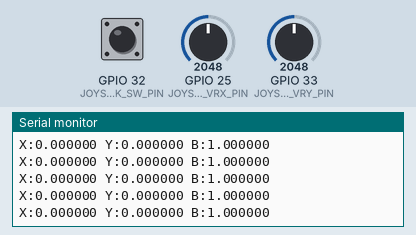
Simulated run of this sketch. Board: ESP32. Shown: the last lines printed to the serial monitor. The test bench sets the inputs (shaded band); at power-on: GPIO 25 (JOYSTICK_VRX_PIN) = 2048, GPIO 33 (JOYSTICK_VRY_PIN) = 2048, GPIO 32 (JOYSTICK_SW_PIN) HIGH. Nothing arrives over Bluetooth unless stated.

Above: at 1.2 s.
1.3 s: GPIO 25 (JOYSTICK_VRX_PIN) set to 2866
At 2.1 s:
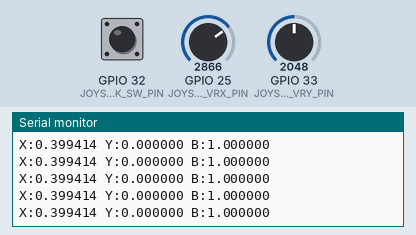
2.8 s: GPIO 33 (JOYSTICK_VRY_PIN) set to 2866
At 3.5 s:
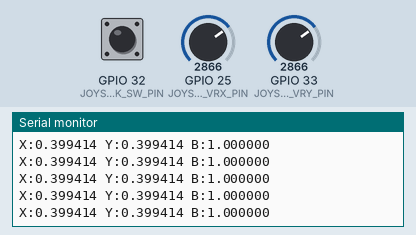
4.3 s: GPIO 32 (JOYSTICK_SW_PIN) pulled LOW for 0.15 s
5.9 s: GPIO 25 (JOYSTICK_VRX_PIN) set to 3603
At 6.5 s:
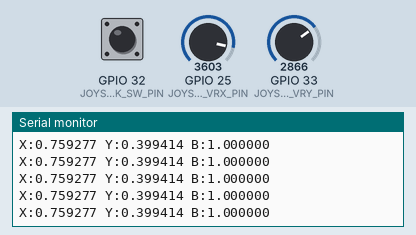
7.4 s: GPIO 32 (JOYSTICK_SW_PIN) pulled LOW for 1 s
At 7.9 s:
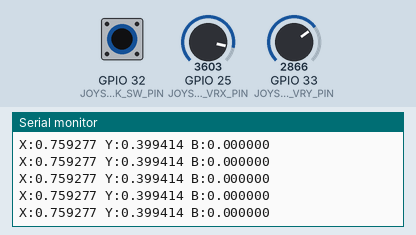
11.4 s: GPIO 33 (JOYSTICK_VRY_PIN) set to 3603
At 12.3 s:
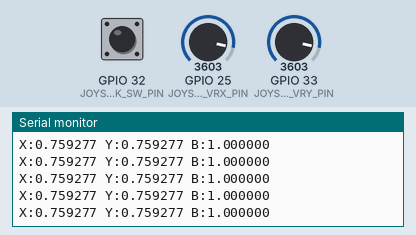
Timing chart, 0 to 13.9 s (numbered marks = the images above; inputs shaded):
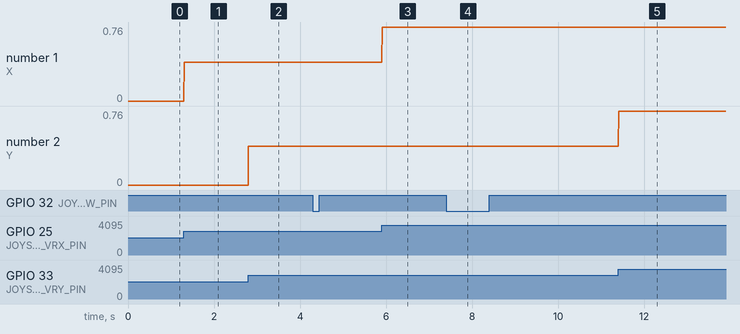

The sketch:

remote_controller.ino
```cpp
#include <BluetoothSerial.h>

#define BT_REMOTE_NAME "GROVER-Remote"

#define JOYSTICK_VRX_PIN    25
#define JOYSTICK_VRY_PIN    33
#define JOYSTICK_RESOLUTION (1 << 12)
#define JOYSTICK_SW_PIN     32
#define JOYSTICK_DEADZONE   0.5

#define SYNC_BYTE 0x45

#define INPUT_FREQ 100

BluetoothSerial SerialBT;

void setup() {
	Serial.begin(115200);
	SerialBT.begin(BT_REMOTE_NAME);
	pinMode(JOYSTICK_VRX_PIN, INPUT);
	pinMode(JOYSTICK_VRY_PIN, INPUT);
	pinMode(JOYSTICK_SW_PIN, INPUT_PULLUP);
}

void loop() {
	uint16_t vrx = analogRead(JOYSTICK_VRX_PIN);
	uint16_t vry = analogRead(JOYSTICK_VRY_PIN);
	uint8_t sw = digitalRead(JOYSTICK_SW_PIN);

	float x = 2.0 * vrx / JOYSTICK_RESOLUTION - 1.0;
	float y = 2.0 * vry / JOYSTICK_RESOLUTION - 1.0;
	if (fabsf(x) < JOYSTICK_DEADZONE) { vrx = JOYSTICK_RESOLUTION / 2; }
	if (fabsf(y) < JOYSTICK_DEADZONE) { vry = JOYSTICK_RESOLUTION / 2; }

	uint8_t bufferX[] = { SYNC_BYTE, 'x', vrx >> 8, vrx & 0xFF };
	uint8_t bufferY[] = { SYNC_BYTE, 'y', vry >> 8, vry & 0xFF };
	uint8_t bufferB[] = { SYNC_BYTE, 'b', 0, 1 - sw };
	SerialBT.write(bufferX, sizeof(bufferX));
	SerialBT.write(bufferY, sizeof(bufferY));
	SerialBT.write(bufferB, sizeof(bufferB));

	Serial.printf("X:%f Y:%f B:%f\r\n", x, y, (float)sw);
	delay(1000 / INPUT_FREQ);
}
```

Measured:
- after the input at 1.3 s, the serial monitor: prints a new line at once (image 1)
- after the input at 2.8 s, the serial monitor: prints a new line at once (image 2)
- after the input at 5.9 s, the serial monitor: prints a new line at once (image 3)
- after the input at 7.4 s, the serial monitor: prints a new line at once (image 4)
- after the input at 11.4 s, the serial monitor: prints a new line at once (image 5)
- plotted number 1: 0 → 0.4 after the input at 1.3 s, 0.4 → 0.76 after the input at 5.9 s
